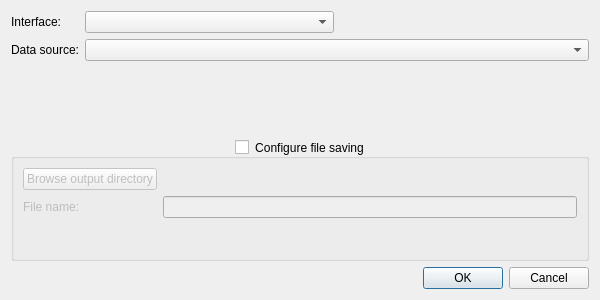
<?xml version="1.0" encoding="UTF-8"?>
<ui version="4.0">
 <class>DataSourceConfigDialog</class>
 <widget class="QDialog" name="DataSourceConfigDialog">
  <property name="geometry">
   <rect>
    <x>0</x>
    <y>0</y>
    <width>600</width>
    <height>300</height>
   </rect>
  </property>
  <property name="windowTitle">
   <string>Data Source Configuration</string>
  </property>
  <layout class="QVBoxLayout" name="verticalLayout" stretch="0,0,0,0">
   <item>
    <layout class="QFormLayout" name="formLayout">
     <property name="sizeConstraint">
      <enum>QLayout::SizeConstraint::SetDefaultConstraint</enum>
     </property>
     <item row="0" column="0">
      <widget class="QLabel" name="interfaceLabel">
       <property name="text">
        <string>Interface:</string>
       </property>
       <property name="alignment">
        <set>Qt::AlignmentFlag::AlignRight|Qt::AlignmentFlag::AlignTrailing|Qt::AlignmentFlag::AlignVCenter</set>
       </property>
      </widget>
     </item>
     <item row="1" column="0">
      <widget class="QLabel" name="label1">
       <property name="text">
        <string>Data source:</string>
       </property>
       <property name="alignment">
        <set>Qt::AlignmentFlag::AlignRight|Qt::AlignmentFlag::AlignTrailing|Qt::AlignmentFlag::AlignVCenter</set>
       </property>
      </widget>
     </item>
     <item row="1" column="1">
      <widget class="QComboBox" name="dataSourceComboBox">
       <property name="toolTip">
        <string>List of available data sources</string>
       </property>
      </widget>
     </item>
     <item row="0" column="1">
      <layout class="QHBoxLayout" name="horizontalLayout_3">
       <item>
        <widget class="QComboBox" name="interfaceModuleComboBox">
         <property name="toolTip">
          <string>Select an interface module</string>
         </property>
        </widget>
       </item>
       <item>
        <widget class="QLabel" name="interfaceModulePathLabel">
         <property name="text">
          <string/>
         </property>
         <property name="wordWrap">
          <bool>true</bool>
         </property>
        </widget>
       </item>
      </layout>
     </item>
    </layout>
   </item>
   <item>
    <layout class="QVBoxLayout" name="dataSourceConfigContainer"/>
   </item>
   <item>
    <widget class="QGroupBox" name="fileSavingGroupBox">
     <property name="title">
      <string>Configure file saving</string>
     </property>
     <property name="alignment">
      <set>Qt::AlignmentFlag::AlignCenter</set>
     </property>
     <property name="checkable">
      <bool>true</bool>
     </property>
     <property name="checked">
      <bool>false</bool>
     </property>
     <layout class="QFormLayout" name="formLayout_2">
      <item row="0" column="0">
       <widget class="QPushButton" name="browseOutDirButton">
        <property name="text">
         <string>Browse output directory</string>
        </property>
       </widget>
      </item>
      <item row="0" column="1">
       <widget class="QLabel" name="outDirPathLabel">
        <property name="text">
         <string/>
        </property>
        <property name="wordWrap">
         <bool>true</bool>
        </property>
       </widget>
      </item>
      <item row="1" column="0">
       <widget class="QLabel" name="label2">
        <property name="text">
         <string>File name:</string>
        </property>
        <property name="alignment">
         <set>Qt::AlignmentFlag::AlignRight|Qt::AlignmentFlag::AlignTrailing|Qt::AlignmentFlag::AlignVCenter</set>
        </property>
       </widget>
      </item>
      <item row="1" column="1">
       <widget class="QLineEdit" name="fileNameTextField">
        <property name="toolTip">
         <string>A timestamp corresponding to the start of the acquisition will be appended to the signal name</string>
        </property>
       </widget>
      </item>
     </layout>
    </widget>
   </item>
   <item>
    <widget class="QDialogButtonBox" name="buttonBox">
     <property name="orientation">
      <enum>Qt::Orientation::Horizontal</enum>
     </property>
     <property name="standardButtons">
      <set>QDialogButtonBox::StandardButton::Cancel|QDialogButtonBox::StandardButton::Ok</set>
     </property>
    </widget>
   </item>
  </layout>
 </widget>
 <tabstops>
  <tabstop>dataSourceComboBox</tabstop>
 </tabstops>
 <resources/>
 <connections/>
</ui>
